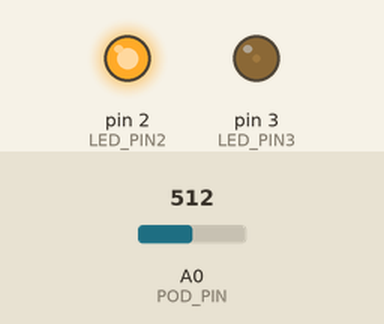
The sketch below on a simulated Arduino Uno, built with avr-gcc and run on an emulated ATmega328P. Parts: output pins drawn as LEDs (lit = HIGH). The inputs (shaded band) are chosen by the test bench; at power-on: A0 (POD_PIN) = 512.

Above: at 1.2 s.
1.3 s: A0 (POD_PIN) set to 496
At 2.1 s:
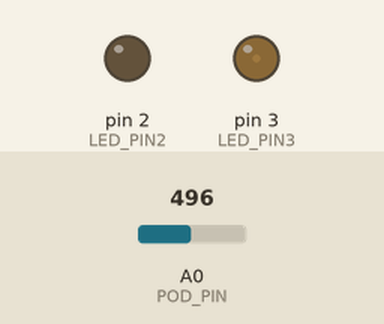
2.8 s: A0 (POD_PIN) set to 0
At 3.3 s:
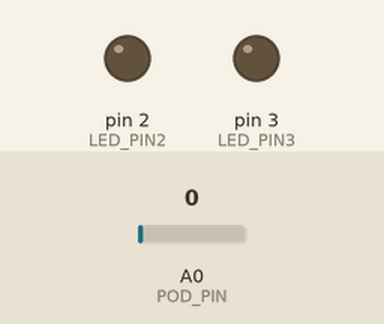
4.3 s: A0 (POD_PIN) set to 29
5.8 s: A0 (POD_PIN) set to 34
At 6.8 s:
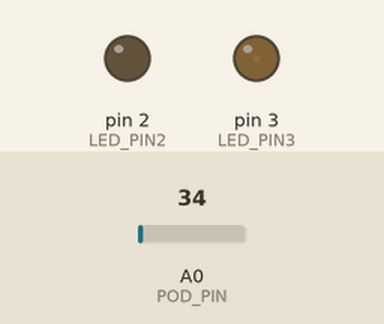
Timing chart, 0 to 8.3 s (numbered marks = the images above; inputs shaded):
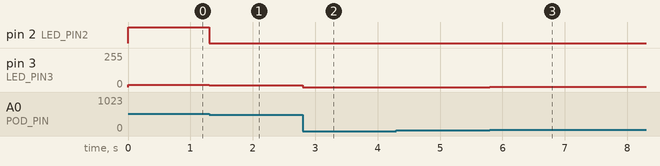

Measured:
- the behaviour switches between 512 and 511 on A0 (POD_PIN) (found by bisection; images 0 and 1)
- after the input at 1.3 s, pin 2 (LED_PIN2): HIGH → LOW at once; pin 3 (LED_PIN3): 16/255 → 15/255 at once
- after the input at 2.8 s, pin 3 (LED_PIN3): 15/255 → 0/255 at once
- after the input at 4.3 s, every drawn part: stays the same
- after the input at 5.8 s, pin 3 (LED_PIN3): 0/255 → 1/255 at once

The sketch:

bonus0.ino
```cpp
#include <Arduino.h>

#define LED_PIN2 2
#define LED_PIN3 3
#define POD_PIN A0

void setup()
{
    pinMode(LED_PIN2, OUTPUT);
    pinMode(LED_PIN3, OUTPUT);
    pinMode(POD_PIN, INPUT);
}

void loop()
{
    int rotation;
    int LED1_brightness;
    int LED2_brightness;

    rotation = analogRead(POD_PIN);
    LED1_brightness = rotation / 4;
    LED2_brightness = LED1_brightness / 8;

    analogWrite(LED_PIN2, LED1_brightness);
    analogWrite(LED_PIN3, LED2_brightness);
}
```
